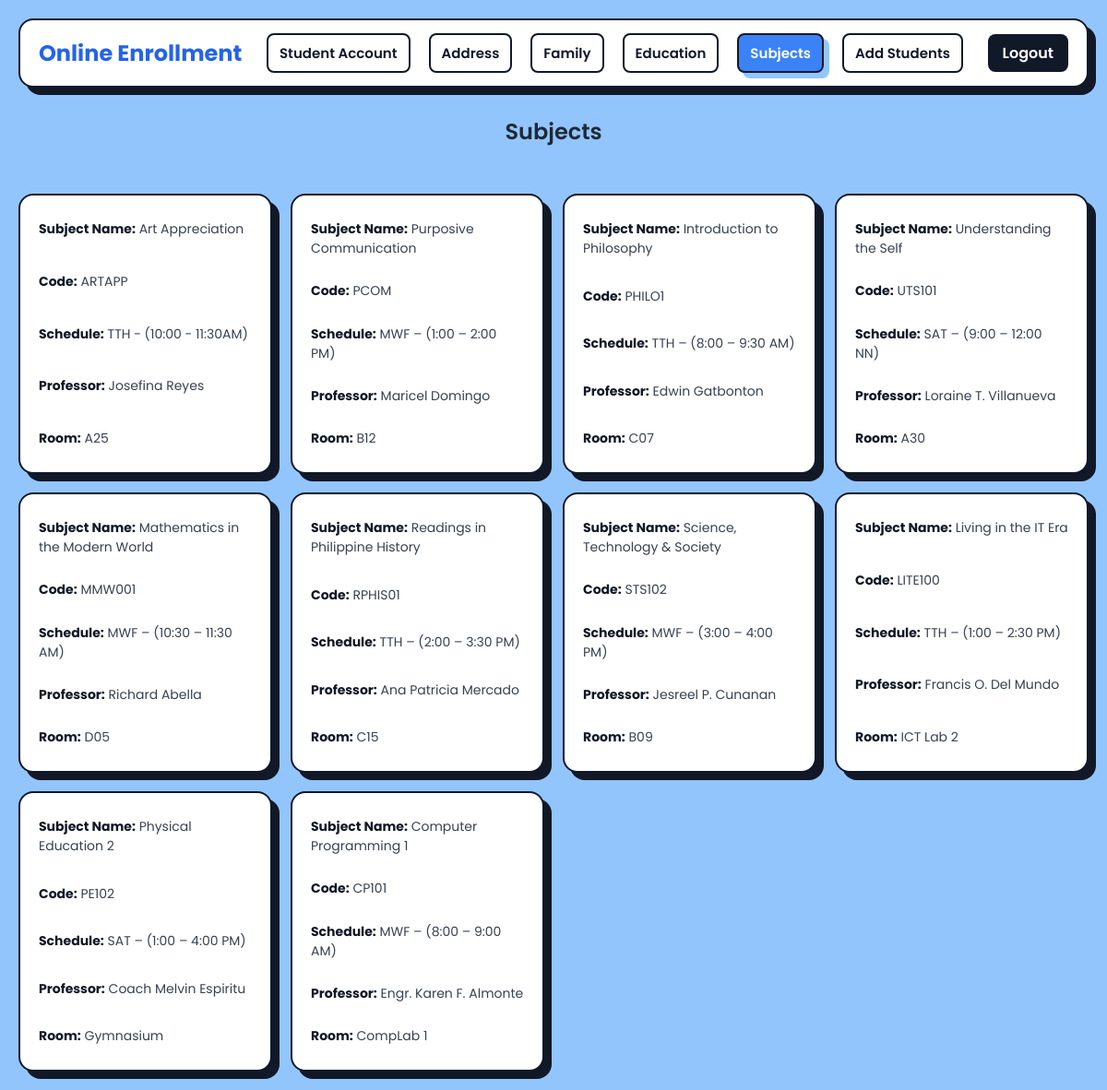
/subjects/ (signed in), run on the app's committed database.
### online_enrollment/models.py (models this page shows, shortened)
class Subject(models.Model):
    Subject_name = models.CharField(max_length=100)
    Subject_code = models.CharField(max_length=100)
    Schedule = models.CharField(max_length=100)
    Professor = models.CharField(max_length=100)
    Room_number = models.CharField(max_length=100)

### online_enrollment/views.py (the view)
# urls.py: path('subjects/', views.subject_view, name='subject'),
@login_required(login_url='login_user')
def subject_view(request):
    subjects = Subject.objects.all()
    return render(request, 'subjects.html', {'subjects': subjects})

### online_enrollment/templates/subjects.html (shortened to what this page needs)
{% load static %}
<!DOCTYPE html>
<html lang="en">
<head>
    <link rel="stylesheet" href="{% static 'css/dashboard.css' %}">
</head>
<body>
    <div class="navbar">
        <div class="navbar-container">
            <a href="{% url 'dashboard' %}" class="brand">Online Enrollment</a>
            <div class="nav-links">
                <a href="{% url 'student_account' %}" class="{% if request.resolver_match.url_name == 'student_account' %}active{% endif %}">Student Account</a>
                <a href="{% url 'address' %}" class="{% if request.resolver_match.url_name == 'address' %}active{% endif %}">Address</a>
                <a href="{% url 'family' %}" class="{% if request.resolver_match.url_name == 'family' %}active{% endif %}">Family</a>
                <a href="{% url 'education' %}" class="{% if request.resolver_match.url_name == 'education' %}active{% endif %}">Education</a>
                <a href="{% url 'subject' %}" class="{% if request.resolver_match.url_name == 'subject' %}active{% endif %}">Subjects</a>
                <a href="{% url 'add_student' %}" class="{% if request.resolver_match.url_name == 'add_student' %}active{% endif %}">Add Students</a>
            </div>
            <a href="{% url 'logout_user' %}" class="logout-btn">Logout</a>
        </div>
    </div>
    <h2>Subjects</h2>
    <div class="student-grid">
        {% for subject in subjects %}
            <div class="student-card">
                <p><strong>Subject Name:</strong> {{ subject.Subject_name }}</p>
                <p><strong>Code:</strong> {{ subject.Subject_code }}</p>
                <p><strong>Schedule:</strong> {{ subject.Schedule }}</p>
                <p><strong>Professor:</strong> {{ subject.Professor }}</p>
                <p><strong>Room:</strong> {{ subject.Room_number }}</p>
            </div>
        {% empty %}
            <p style="margin: 20px;">No subjects available.</p>
        {% endfor %}
    </div>
</body>
</html>

### online_enrollment/static/css/dashboard.css (style rules this page uses)
body { font-family: 'Poppins', sans-serif; margin: 0; padding: 0; background-color: #93c5fd; }
.navbar { background-color: #ffffff; border: 2px solid #111827; border-radius: 16px; margin: 20px; padding: 14px 0; box-shadow: 8px 8px 0px #111827; transition: transform 0.2s ease; }
.navbar-container { max-width: 1200px; margin: 0 auto; padding: 0 20px; display: flex; align-items: center; justify-content: space-between; }
.brand { font-size: 24px; font-weight: 700; color: #2563eb; text-decoration: none; margin-right: auto; }
.nav-links { display: flex; gap: 20px; flex-grow: 1; justify-content: center; }
.nav-links a { color: #111827; text-decoration: none; font-size: 15px; font-weight: 600; padding: 8px 12px; border-radius: 8px; background-color: #ffffff; border: 2px solid #111827; transition: all 0.3s ease; }
.nav-links .active { background-color: #3b82f6; color: white; box-shadow: 6px 6px 0px #93c5fd; }
.logout-btn { background-color: #111827; color: white !important; padding: 8px 16px; border-radius: 8px; font-weight: 600;; transition: all 0.3s ease; text-decoration: none; }
h2 { font-weight: 600; margin: 30px auto; color: #1f2937; text-align: center; }
.student-grid { display: grid; grid-template-columns: repeat(auto-fill, minmax(260px, 1fr)); gap: 20px; padding: 20px; }
.student-card { display: flex; flex-direction: column; justify-content: space-between; background-color: #ffffff; border-radius: 16px; padding: 20px; box-shadow: 8px 8px 0px #111827; border: 2px solid #111827; transition: transform 0.2s ease; min-height: 260px; }
.student-card p { margin: 6px 0; font-size: 14px; color: #374151; }
.student-card p strong { color: #111827; }

### data on the page
Subject: Subject_name "Art Appreciation", Subject_code "ARTAPP", Schedule "TTH - (10:00 - 11:30AM)", Professor "Josefina Reyes", Room_number "A25"
Subject: Subject_name "Purposive Communication", Subject_code "PCOM", Schedule "MWF – (1:00 – 2:00 PM)", Professor "Maricel Domingo", Room_number "B12"
Subject: Subject_name "Introduction to Philosophy", Subject_code "PHILO1", Schedule "TTH – (8:00 – 9:30 AM)", Professor "Edwin Gatbonton", Room_number "C07"
Subject: Subject_name "Understanding the Self", Subject_code "UTS101", Schedule "SAT – (9:00 – 12:00 NN)", Professor "Loraine T. Villanueva", Room_number "A30"
Subject: Subject_name "Mathematics in the Modern World", Subject_code "MMW001", Schedule "MWF – (10:30 – 11:30 AM)", Professor "Richard Abella", Room_number "D05"
Subject: Subject_name "Readings in Philippine History", Subject_code "RPHIS01", Schedule "TTH – (2:00 – 3:30 PM)", Professor "Ana Patricia Mercado", Room_number "C15"
Subject: Subject_name "Science, Technology & Society", Subject_code "STS102", Schedule "MWF – (3:00 – 4:00 PM)", Professor "Jesreel P. Cunanan", Room_number "B09"
Subject: Subject_name "Living in the IT Era", Subject_code "LITE100", Schedule "TTH – (1:00 – 2:30 PM)", Professor "Francis O. Del Mundo", Room_number "ICT Lab 2"
Subject: Subject_name "Physical Education 2", Subject_code "PE102", Schedule "SAT – (1:00 – 4:00 PM)", Professor "Coach Melvin Espiritu", Room_number "Gymnasium"
Subject: Subject_name "Computer Programming 1", Subject_code "CP101", Schedule "MWF – (8:00 – 9:00 AM)", Professor "Engr. Karen F. Almonte", Room_number "CompLab 1"
